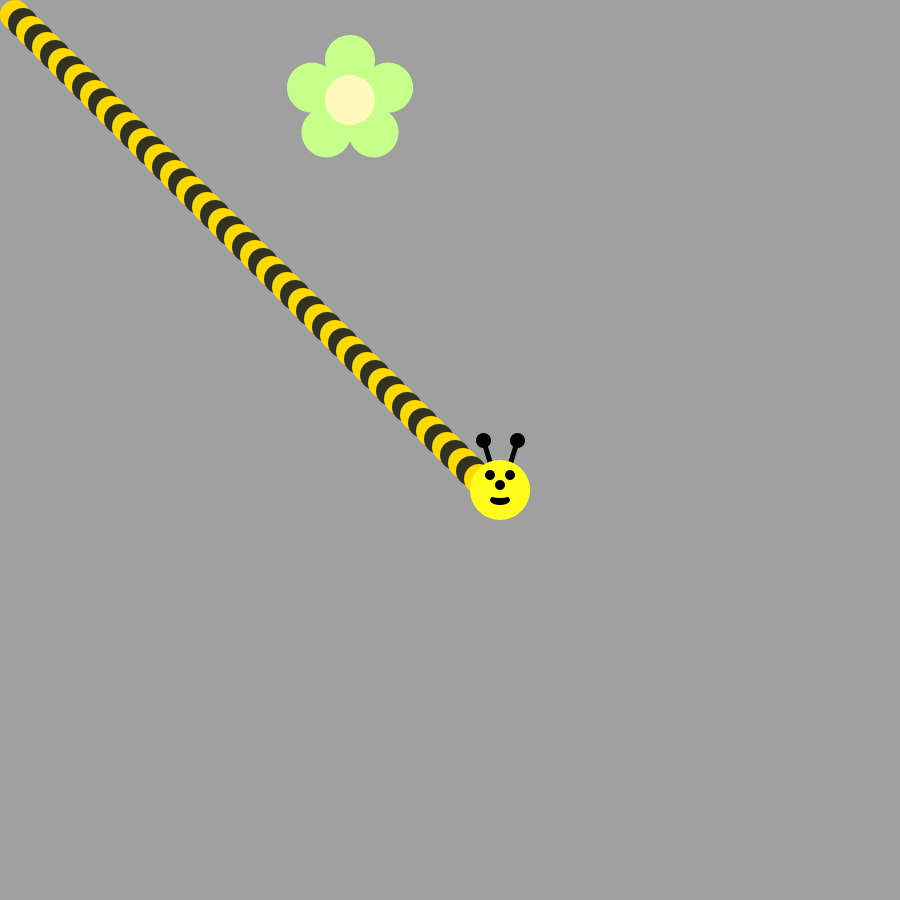
Frame 1 (no input)
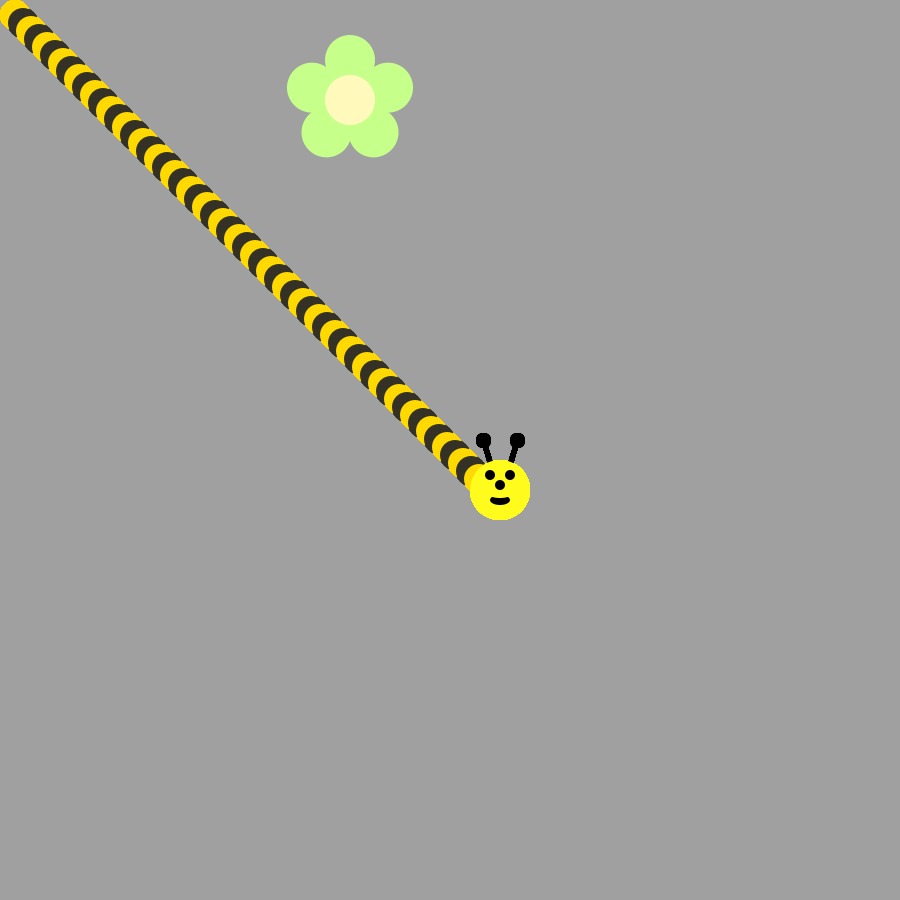
Frame 60 (the mouse pressed at the canvas centre just before this capture)
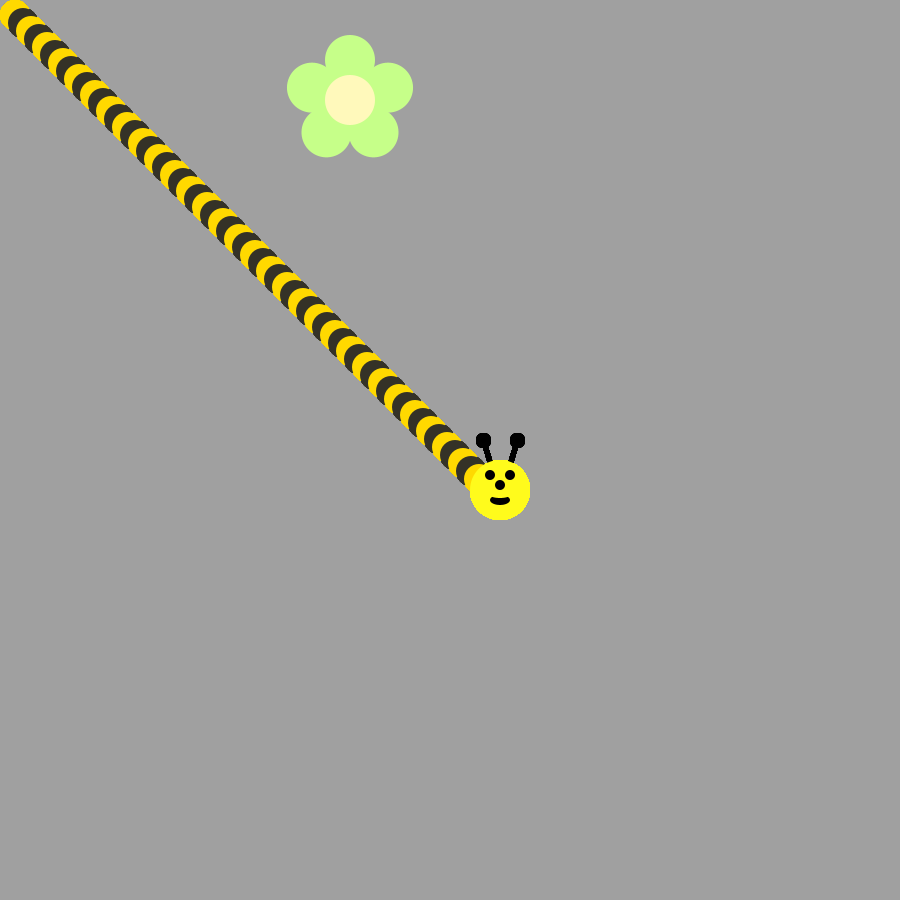
Frame 120 (the mouse held since frame 60 and released just before this capture)

The Processing sketch that drew these frames (run headless with seeded random() and noise(); from frame 60 on, the mouse is pressed at the canvas centre):

// Processing sketch: bumble_bee
// ── bumble_bee.pde

void setup() {
     ellipseMode(CENTER);
     size(900, 900);
     background(160, 160, 160);
     drawFlower(350, 100);
}

void draw() {
  
// First run the program and you should see a flower.  
  
  
/* Then, use a loop to make a body for the Bee! 

  
(see the image on the recipe, it's a diagonal line of circles)
Use remainder to make the colors alternate between yellow and black
*/
for (int i = 0; i<60;i++){
  fill(#FFD900);
  if(i%2==1)
  fill(#343227);
  
ellipse(15+(i*8),15+(i*8),30,30);



}


/*
Now put his head on using drawBeeFace(x,y)
*/
drawBeeFace(500,490);
}

/**************   Use these methods but  DON'T CHANGE THE CODE BELOW  **************/

void drawFlower(int x, int y) {
     noStroke();
     translate(x, y);
     // draw 5 petals, rotating after each one
     fill(#c6ff89);      // green
      for (int i = 0; i < 5; i++) {
           ellipse(0, -40, 50, 50);
          rotate(radians(72));
     }
     fill(#fff9bb); // light yellow
     ellipse(0, 0, 50, 50);
} 
void drawBeeFace(int BeeFaceX, int BeeFaceY) {
     noStroke();
     fill(0, 0, 0);
     stroke(1);
     strokeWeight(5);
     line(BeeFaceX-10, BeeFaceY-27, BeeFaceX-17, BeeFaceY-50);
     line(BeeFaceX+10, BeeFaceY-27, BeeFaceX+17, BeeFaceY-50);
     ellipse(BeeFaceX-17, BeeFaceY-50, 10, 10);
     ellipse(BeeFaceX+17, BeeFaceY-50, 10, 10);
     noStroke();
     fill(255, 251, 28);
     ellipse(BeeFaceX, BeeFaceY, 60, 60); // face
     fill(255, 237, 209);
     fill(0,0,0);
      ellipse(BeeFaceX-10, BeeFaceY-15, 10, 10); // eyes
     ellipse(BeeFaceX+10, BeeFaceY-15, 10, 10);
      ellipse(BeeFaceX, BeeFaceY-5, 10, 10); // nose
      ellipse(BeeFaceX, BeeFaceY+10, 20, 10);// mouth
     fill(255, 251, 28);
     ellipse(BeeFaceX, BeeFaceY+5, 20, 6);
}
